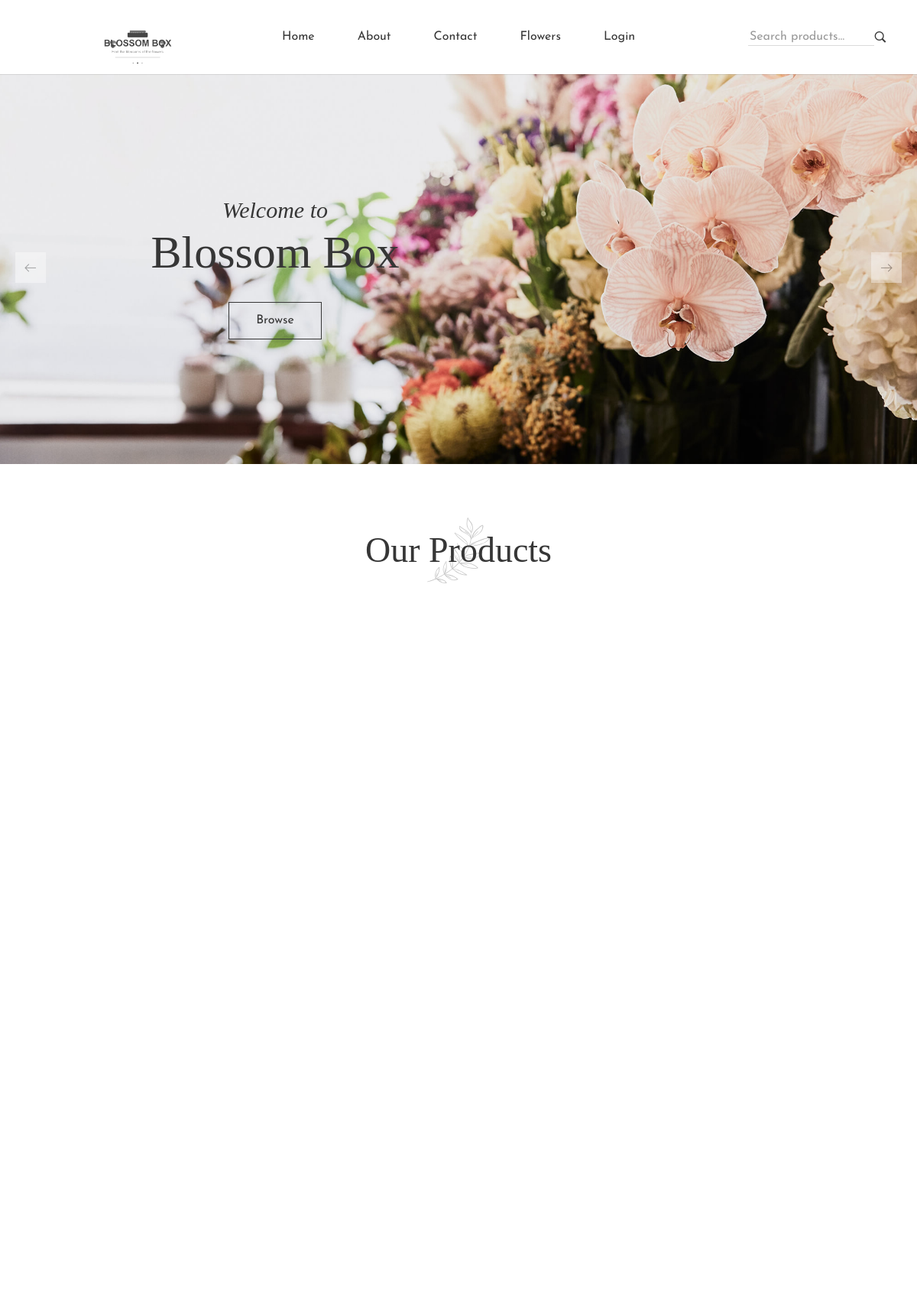
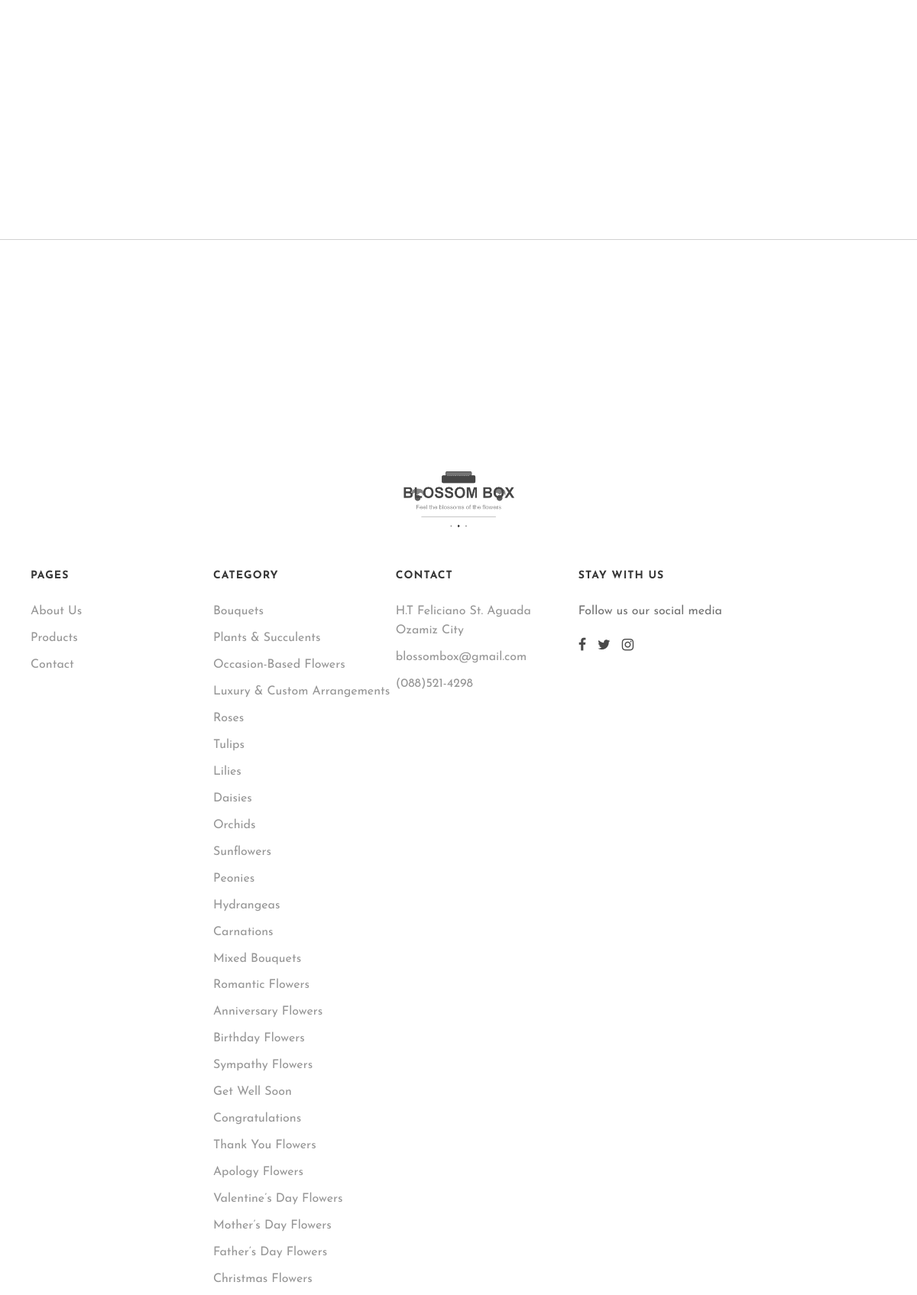
The page / (upper part) on the database its author committed (2 pictures, top to bottom).
### tables this page shows
CREATE TABLE `category` (
  `category_id` int(11) NOT NULL,
  `category_name` varchar(100) DEFAULT NULL
);

### index.php (the view, shortened to what this page needs)
<?php include('layouts/header.php') ?>
<div class="slider-section slider-active navigation-arrows-style-1">
    <div class="swiper">
        <div class="swiper-wrapper">
            <div class="slider-item home-1-slider-style-1 swiper-slide d-md-flex align-items-center home-1-slider-animation" style="
                                background-image: url(assets/images/slider/slider-1.jpg);
                            ">
                <div class="container-fluid custom-container">
                    <div class="home-1-slider-content-style-1 text-center">
                        <h3 class="home-1-slider-content-style-1__sub-title">
                            Welcome to
                        </h3>
                        <h2 class="home-1-slider-content-style-1__title">
                            Blossom Box
                        </h2>
                        <ul class="home-1-slider-content-style-1__btns justify-content-center">
                            <li class="button-01">
                                <a class="home-1-slider-content-style-1__btn" href="flowers.php">
                                    Browse
                                </a>
                            </li>
                        </ul>
                    </div>
                </div>
            </div>
            <div class="slider-item home-1-slider-style-1 swiper-slide d-md-flex align-items-center home-1-slider-animation" style="
                                background-image: url(assets/images/slider/slider-3.jpg);
                            ">
                <div class="container-fluid custom-container">
                </div>
            </div>
        </div>
        <div class="swiper-button-prev">
            <i class="lastudioicon-arrow-left"></i>
        </div>
        <div class="swiper-button-next">
            <i class="lastudioicon-arrow-right"></i>
        </div>
    </div>
</div>
<div class="product-section section-padding">
    <div class="container-fluid home-container">
        <div class="section-title text-center js-scroll ShortFadeInUp scrolled">
            <h2 class="section-title__title">Our Products</h2>
            <div class="section-title__shape">
                <img src="assets/images/section-shape-1.svg" alt="shape" width="129" height="136" loading="lazy" />
            </div>
        </div>
        <div class="product-wrapper">
            <div class="row g-xxl-4">
                <?php
                $sql = "SELECT a.*, b.category_name FROM products a INNER JOIN category b ON a.category_id=b.category_id ORDER BY RAND() LIMIT 8";
                $result = mysqli_query($conn, $sql);
                if (mysqli_num_rows($result) > 0) {
                    while ($row = mysqli_fetch_assoc($result)) {
                ?>
                        <div class="col-xl-3 col-md-4 col-sm-6">
                        </div>
                <?php
                    }
                }
                ?>
            </div>
        </div>
    </div>
</div>
<div class="instagram-section section-padding overflow-hidden">
    <div class="container-fluid home-container">
    </div>
</div>
<div class="our-info-section section-padding">
    <div class="container-fluid custom-container">
        <div class="row gy-4 justify-content-center">
            <div class="col-md-4 col-sm-6">
            </div>
            <div class="col-md-4 col-sm-6">
            </div>
            <div class="col-md-4 col-sm-6">
            </div>
        </div>
    </div>
</div>
<?php include('layouts/footer.php') ?>

### layouts/header.php (shortened to what this page needs)
<!DOCTYPE html>
<html lang="en">
<head>
    <link rel="stylesheet" href="assets/css/bootstrap.min.css" />
    <link rel="stylesheet" href="assets/css/lastudioicon.css" />
    <link rel="stylesheet" href="assets/css/swiper-bundle.min.css" />
    <link rel="stylesheet" href="assets/css/glightbox.min.css" />
    <link rel="stylesheet" href="assets/css/nice-select2.css" />
    <link rel="stylesheet" href="assets/css/font-awesome.min.css">
    <link rel="stylesheet" href="assets/css/style.min.css" />
</head>
<body>
    <?php include('layouts/navbar.php') ?>
    <main>

### layouts/navbar.php (shortened to what this page needs)
    <header class="header bg-white header-height">
        <div class="header__main header__main-dark header-shadow d-flex align-items-center">
            <div class="container-fluid custom-container">
                <div class="row align-items-center position-relative">
                    <div class="col-xl-3 col-md-4 col-6">
                        <div class="header__main--logo text-center text-xl-start" style="height: 32px;
">
                            <a href="index.php">
                            <div class="logo-container"></div>
                            </a>
                        </div>
                    </div>
                    <div class="col-xl-6 d-none d-xl-block">
                        <nav class="header__main--menu position-static">
                            <ul class="menu-items-list menu-items-list--dark d-flex justify-content-center">
                                <li>
                                    <a class="" href="index.php">
                                        <span>Home</span>
                                    </a>
                                </li>
                                <li>
                                    <a class="" href="about.php">
                                        <span>About</span>
                                    </a>
                                </li>
                                <li>
                                    <a class="" href="contact.php">
                                        <span>Contact</span>
                                    </a>
                                </li>
                                <li>
                                    <a class="" href="flowers.php">
                                        <span>Flowers</span>
                                    </a>
                                </li>
                                <?php
                                if (isset($_SESSION['userid'])) { ?>
                                    <li>
                                        <a href="#">
                                            <span>Profile</span>
                                            <i class="lastudioicon-down-arrow" aria-hidden="true"></i>
                                        </a>
                                        <ul class="sub-menu">
                                            <li>
                                                <a href="my-account.php">
                                                    <span>My Account</span>
                                                </a>
                                            </li>
                                            <li>
                                                <a href="orders.php">
                                                    <span>My Orders</span>
                                                </a>
                                            </li>
                                            <li>
                                                <a href="?logout">
                                                    <span>Logout</span>
                                                </a>
                                            </li>
                                        </ul>
                                    </li>
                                <?php } else { ?>
                                    <li>
                                        <a class="" href="login-register.php">
                                            <span>Login</span>
                                        </a>
                                    </li>
                                <?php  }
                                ?>
                            </ul>
                        </nav>
                    </div>
                    <div class="col-xl-3 col-md-4 col-3">
                        <div class="header__main--meta d-flex justify-content-end align-items-center">
                            <ul class="meta-items-list meta-items-list--dark d-flex justify-content-end align-items-center">
                                <li class="search d-none d-lg-block">
                                    <form action="flowers.php" method="get">
                                        <div class="meta-search meta-search--dark">
                                            <input type="text" placeholder="Search products…" name="search"/>
                                            <button aria-label="search">
                                                <i class="lastudioicon-zoom-1"></i>
                                            </button>
                                        </div>
                                    </form>
                                </li>
                            </ul>
                        </div>
                    </div>
                </div>
            </div>
        </div>
    </header>

### layouts/footer.php (shortened to what this page needs)
</main>
<footer class="footer-section">
    <div class="container-fluid custom-container">
        <div class="footer-main">
            <div class="footer-col-1 align-self-center">
                <div class="footer-about text-xxl-start text-center mx-xxl-0 mx-auto">
                    <a class="logo justify-content-xxl-start justify-content-center" href="#">
                        <img src="icon/logo.png" alt="Logo"  height="100" />
                    </a>
                </div>
            </div>
            <div class="footer-col-2">
                <div class="footer-link">
                    <div class="footer-link__wrapper">
                        <h2 class="footer-title">Pages</h2>
                        <ul class="footer-link__list">
                            <li><a href="about.php">About Us</a></li>
                            <li><a href="products.php">Products</a></li>
                            <li><a href="contact.php">Contact</a></li>
                        </ul>
                    </div>
                    <div class="footer-link__wrapper">
                        <h2 class="footer-title">Category</h2>
                        <ul class="footer-link__list">
                            <?php
                            $category_query = "SELECT category_name FROM category";
                            $category_result = mysqli_query($conn, $category_query);
                            while ($category = mysqli_fetch_assoc($category_result)) {
                                echo '<li><a href="flowers.php?category[]=' . urlencode($category['category_name']) . '">' . htmlspecialchars($category['category_name']) . '</a></li>';
                            }
                            ?>
                        </ul>
                    </div>
                    <div class="footer-link__wrapper">
                        <h2 class="footer-title">Contact</h2>
                        <ul class="footer-link__list">
                            <li>
                                <span>
                                H.T Feliciano St. Aguada <br> Ozamiz City
                            </span>
                            </li>
                            <li>
                                <a href="mailto:info@example.com">
                                    blossombox@gmail.com
                                </a>
                            </li>
                            <li>
                                <a href="tel:626997-4298">(088)521-4298</a>
                            </li>
                        </ul>
                    </div>
                </div>
            </div>
            <div class="footer-col-3">
                    <div class="footer-newsletter">
                        <h2 class="footer-title">Stay with us</h2>
                        <div class="footer-newsletter__form">
                            <p>
                                Follow us our social media
                            </p>
                            <ul class="footer-newsletter__social">
                                <li>
                                    <a href="#" aria-label="facebook">
                                        <i class="lastudioicon-b-facebook"></i>
                                    </a>
                                </li>
                                <li>
                                    <a href="#" aria-label="twitter">
                                        <i class="lastudioicon-b-twitter"></i>
                                    </a>
                                </li>
                                <li>
                                    <a href="#" aria-label="instagram">
                                        <i class="lastudioicon-b-instagram"></i>
                                    </a>
                                </li>
                            </ul>
                        </div>
                    </div>
                </div>
        </div>
    </div>
</footer>
</body>
</html>

### layouts/navbar.php (style rules this page uses)
.logo-container { width: 280px; height: 60px; background-image: url('icon/logo.png'); background-size: contain; background-position: center; background-repeat: no-repeat; display: flex; align-items: center; }

### rows shown on the page
category: category_name "Bouquets"
category: category_name "Plants & Succulents"
category: category_name "Occasion-Based Flowers"
category: category_name "Luxury & Custom Arrangements"
category: category_name "Roses"
category: category_name "Tulips"
category: category_name "Lilies"
category: category_name "Daisies"
category: category_name "Orchids"
category: category_name "Sunflowers"
category: category_name "Peonies"
category: category_name "Hydrangeas"
category: category_name "Carnations"
category: category_name "Mixed Bouquets"
category: category_name "Romantic Flowers"
category: category_name "Anniversary Flowers"
category: category_name "Birthday Flowers"
category: category_name "Sympathy Flowers"
category: category_name "Get Well Soon"
category: category_name "Congratulations"
category: category_name "Thank You Flowers"
category: category_name "Apology Flowers"
category: category_name "Valentine’s Day Flowers"
category: category_name "Mother’s Day Flowers"
category: category_name "Father’s Day Flowers"
category: category_name "Christmas Flowers"
